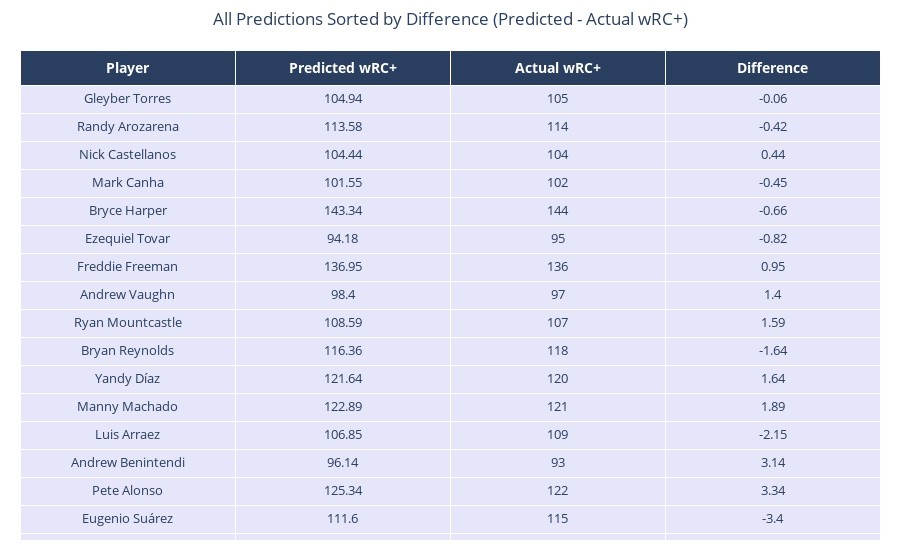

Notebook source saved alongside this figure:
### Code cell
import plotly.graph_objects as go

# Full table with difference and absolute difference ordered from cloest to farthest
results_df["Diff"] = results_df["Predicted_2024_wRC+"] - results_df["Actual_2024_wRC+"]
results_df["Abs_Diff"] = results_df["Diff"].abs()

pretty_df = results_df.sort_values(by="Abs_Diff", ascending=True).reset_index(drop=True)

fig = go.Figure(data=[go.Table(
    header=dict(
        values=[
            "<b>Player</b>",
            "<b>Predicted wRC+</b>",
            "<b>Actual wRC+</b>",
            "<b>Difference</b>",
        ],
        fill_color='#2a3f5f',
        font=dict(color='white', size=14),
        align='center',
        height=30
    ),
    cells=dict(
        values=[
            pretty_df["Name"],  # or "Player" depending on your column name
            pretty_df["Predicted_2024_wRC+"].round(2),
            pretty_df["Actual_2024_wRC+"].round(2),
            pretty_df["Diff"].round(2),
        ],
        fill_color='lavender',
        font=dict(size=13),
        align='center',
        height=28
    )
)])

fig.update_layout(
    title_text="All Predictions Sorted by Difference (Predicted - Actual wRC+)",
    title_x=0.5,
    margin=dict(l=20, r=20, t=50, b=20)
)

fig.show()

fig.write_html("full_wrcplus_table.html")

### Figure 1 — Plotly figure (JSON) as saved in the notebook; plotly's stock layout.template omitted (floating-point values rounded to 4 significant figures; data arrays with more than 128 entries replaced by an {"elided": "..."} marker saying what was removed)
{"data": [{"cells": {"align": "center", "fill": {"color": "lavender"}, "font": {"size": 13}, "height": 28, "values": {"elided": "4x80 mixed values"}}, "header": {"align": "center", "fill": {"color": "#2a3f5f"}, "font": {"color": "white", "size": 14}, "height": 30, "values": ["<b>Player</b>", "<b>Predicted wRC+</b>", "<b>Actual wRC+</b>", "<b>Difference</b>"]}, "type": "table"}], "layout": {"margin": {"b": 20, "l": 20, "r": 20, "t": 50}, "title": {"text": "All Predictions Sorted by Difference (Predicted - Actual wRC+)", "x": 0.5}}}
